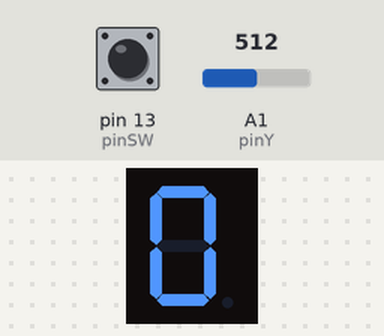
This sketch was run on a simulated Arduino Uno, built with avr-gcc and run on an emulated ATmega328P. On the bench: 1-digit seven-segment display. Wiring (inferred from the names in the program): 1-digit 7-segment display, segments lit when HIGH: segments pin 2, pin 3, pin 4, pin 5, pin 6, pin 7, pin 8, pin 9. The inputs (shaded band) are chosen by the test bench; at power-on: A1 (pinY) = 512, pin 13 (pinSW) HIGH. The segment pins are drawn as the display they are named for.

Above: at 1.2 s.
1.3 s: A1 (pinY) set to 190
At 2.3 s:
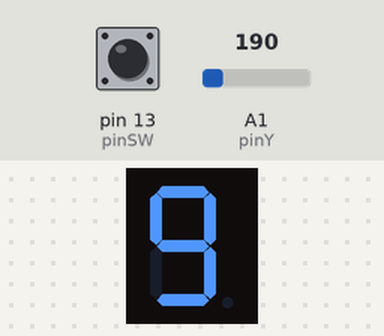
2.8 s: pin 13 (pinSW) pulled LOW for 0.15 s
At 3.4 s:
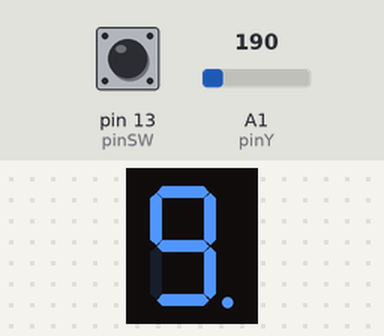
Timing chart, 0 to 5.8 s (numbered marks = the images above; inputs shaded):
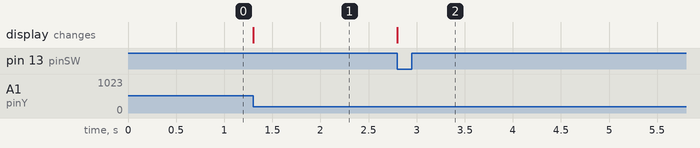

Measured:
- after the input at 1.3 s, the display: changes at once (image 1)
- after the input at 2.8 s, the display: changes at once (image 2)

The sketch:

lab3.ino
```cpp
const int pinA = 2;
const int pinB = 3;
const int pinC = 4;
const int pinD = 5;
const int pinE = 6;
const int pinF = 7;
const int pinG = 8;
const int pinDP = 9;

const int segSize = 8;

int segments[segSize] = {
  pinA, pinB, pinC, pinD, pinE, pinF, pinG, pinDP
};

int state[segSize] = {
  LOW, LOW, LOW, LOW, LOW, LOW, LOW, LOW
};

const int noOfDigits = 10;

byte digitMatrix[noOfDigits][segSize] = {
// a  b  c  d  e  f  g
  {1, 1, 1, 1, 1, 1, 0, 0}, // 0
  {0, 1, 1, 0, 0, 0, 0, 0}, // 1
  {1, 1, 0, 1, 1, 0, 1, 0}, // 2
  {1, 1, 1, 1, 0, 0, 1, 0}, // 3
  {0, 1, 1, 0, 0, 1, 1, 0}, // 4
  {1, 0, 1, 1, 0, 1, 1, 0}, // 5
  {1, 0, 1, 1, 1, 1, 1, 0}, // 6
  {1, 1, 1, 0, 0, 0, 0, 0}, // 7
  {1, 1, 1, 1, 1, 1, 1, 0}, // 8
  {1, 1, 1, 1, 0, 1, 1, 0}  // 9
};

int digit = 0;
bool point = false;

const int pinSW = 13; // digital pin connected to switch output
const int pinX = A0; // A0 - analog pin connected to X output
const int pinY = A1;

int switchValue;
int xValue = 0;
int yValue = 0;

void setup() {
  // put your setup code here, to run once:

  pinMode(pinSW, INPUT_PULLUP);
  // Start the serial communication.
  Serial.begin(9600);

  for (int i = 0; i < segSize; ++ i) {
    pinMode(segments[i], OUTPUT);
    digitalWrite(segments[i], LOW);
  }
}

int moved = false;
int lastState = HIGH;

void loop() {

  // put your main code here, to run repeatedly:

  for (int i = 0; i < segSize; ++ i) {
    digitalWrite(segments[i], digitMatrix[digit][i]);
  }
  digitalWrite(segments[segSize - 1], point);

  switchValue = digitalRead(pinSW);
  if (switchValue != lastState) {
    if (switchValue == LOW) {
      point = !point;
    }
  }
  lastState = switchValue;

  yValue = analogRead(pinY);

  if (yValue > 1000 && !moved) {
    digit++;
    moved = true;
  }
  else if (yValue < 200 && !moved) {
    digit--;
    moved = true;
  }

  if (yValue >= 200 && yValue <= 1000) {
    moved = false;
  }

  if (digit == -1) digit = 9;
  else if (digit == 10) digit = 0;

  // delay(200);
}
```
